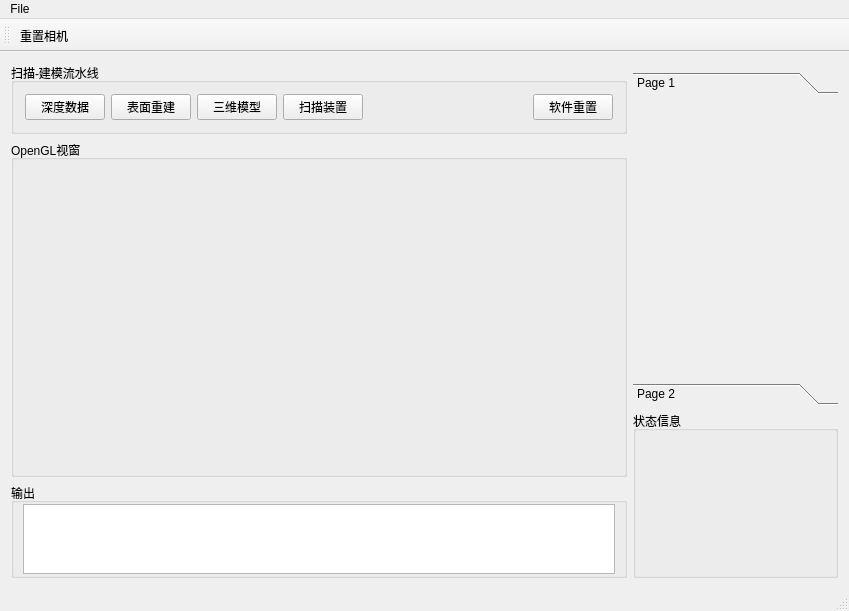
<?xml version="1.0" encoding="UTF-8"?>
<ui version="4.0">
 <class>mainFormClass</class>
 <widget class="QMainWindow" name="mainFormClass">
  <property name="geometry">
   <rect>
    <x>0</x>
    <y>0</y>
    <width>849</width>
    <height>611</height>
   </rect>
  </property>
  <property name="windowTitle">
   <string>mainForm</string>
  </property>
  <widget class="QWidget" name="centralWidget">
   <property name="enabled">
    <bool>true</bool>
   </property>
   <layout class="QGridLayout" name="gridLayout">
    <item row="0" column="0">
     <layout class="QHBoxLayout" name="horizontalLayout_2" stretch="3,1">
      <item>
       <layout class="QVBoxLayout" name="verticalLayout" stretch="1,20,2">
        <property name="bottomMargin">
         <number>0</number>
        </property>
        <item>
         <widget class="QGroupBox" name="pipline_2">
          <property name="title">
           <string>扫描-建模流水线</string>
          </property>
          <property name="flat">
           <bool>false</bool>
          </property>
          <property name="checkable">
           <bool>false</bool>
          </property>
          <layout class="QGridLayout" name="pipline" rowstretch="0">
           <property name="horizontalSpacing">
            <number>2</number>
           </property>
           <item row="0" column="0">
            <layout class="QHBoxLayout" name="horizontalLayout">
             <item>
              <widget class="QPushButton" name="pushButton">
               <property name="text">
                <string>深度数据</string>
               </property>
              </widget>
             </item>
             <item>
              <widget class="QPushButton" name="pushButton_2">
               <property name="text">
                <string>表面重建</string>
               </property>
              </widget>
             </item>
             <item>
              <widget class="QPushButton" name="pushButton_3">
               <property name="text">
                <string>三维模型</string>
               </property>
              </widget>
             </item>
             <item>
              <widget class="QPushButton" name="pushButton_5">
               <property name="text">
                <string>扫描装置</string>
               </property>
              </widget>
             </item>
             <item>
              <spacer name="horizontalSpacer">
               <property name="orientation">
                <enum>Qt::Horizontal</enum>
               </property>
               <property name="sizeHint" stdset="0">
                <size>
                 <width>40</width>
                 <height>20</height>
                </size>
               </property>
              </spacer>
             </item>
             <item>
              <widget class="QPushButton" name="pushButton_4">
               <property name="text">
                <string>软件重置</string>
               </property>
              </widget>
             </item>
            </layout>
           </item>
          </layout>
         </widget>
        </item>
        <item>
         <widget class="QGroupBox" name="groupBox_2">
          <property name="title">
           <string>OpenGL视窗</string>
          </property>
          <layout class="QGridLayout" name="glviewer_Box">
           <item row="0" column="0">
            <widget class="QWidget" name="widget" native="true">
             <property name="sizePolicy">
              <sizepolicy hsizetype="Preferred" vsizetype="Expanding">
               <horstretch>0</horstretch>
               <verstretch>0</verstretch>
              </sizepolicy>
             </property>
             <property name="minimumSize">
              <size>
               <width>0</width>
               <height>0</height>
              </size>
             </property>
            </widget>
           </item>
          </layout>
         </widget>
        </item>
        <item>
         <widget class="QGroupBox" name="output">
          <property name="title">
           <string>输出</string>
          </property>
          <layout class="QGridLayout" name="gridLayout_4">
           <property name="leftMargin">
            <number>9</number>
           </property>
           <property name="topMargin">
            <number>1</number>
           </property>
           <property name="rightMargin">
            <number>9</number>
           </property>
           <property name="bottomMargin">
            <number>1</number>
           </property>
           <property name="horizontalSpacing">
            <number>6</number>
           </property>
           <item row="0" column="0">
            <widget class="QTextEdit" name="textEdit"/>
           </item>
          </layout>
         </widget>
        </item>
       </layout>
      </item>
      <item>
       <layout class="QVBoxLayout" name="verticalLayout_2" stretch="2,1">
        <property name="topMargin">
         <number>9</number>
        </property>
        <item>
         <widget class="QToolBox" name="toolBox_2">
          <property name="currentIndex">
           <number>0</number>
          </property>
          <widget class="QWidget" name="page_3">
           <property name="geometry">
            <rect>
             <x>0</x>
             <y>0</y>
             <width>204</width>
             <height>287</height>
            </rect>
           </property>
           <attribute name="label">
            <string>Page 1</string>
           </attribute>
          </widget>
          <widget class="QWidget" name="page_4">
           <property name="geometry">
            <rect>
             <x>0</x>
             <y>0</y>
             <width>204</width>
             <height>287</height>
            </rect>
           </property>
           <attribute name="label">
            <string>Page 2</string>
           </attribute>
          </widget>
         </widget>
        </item>
        <item>
         <widget class="QGroupBox" name="groupBox_3">
          <property name="title">
           <string>状态信息</string>
          </property>
         </widget>
        </item>
       </layout>
      </item>
     </layout>
    </item>
   </layout>
  </widget>
  <widget class="QMenuBar" name="menuBar">
   <property name="geometry">
    <rect>
     <x>0</x>
     <y>0</y>
     <width>849</width>
     <height>23</height>
    </rect>
   </property>
   <widget class="QMenu" name="menuFile">
    <property name="title">
     <string>File</string>
    </property>
   </widget>
   <addaction name="menuFile"/>
  </widget>
  <widget class="QToolBar" name="mainToolBar">
   <attribute name="toolBarArea">
    <enum>TopToolBarArea</enum>
   </attribute>
   <attribute name="toolBarBreak">
    <bool>false</bool>
   </attribute>
   <addaction name="resetCam"/>
  </widget>
  <widget class="QStatusBar" name="statusBar"/>
  <action name="resetCam">
   <property name="text">
    <string>重置相机</string>
   </property>
  </action>
 </widget>
 <layoutdefault spacing="6" margin="11"/>
 <resources>
  <include location="mainform.qrc"/>
 </resources>
 <connections/>
</ui>
